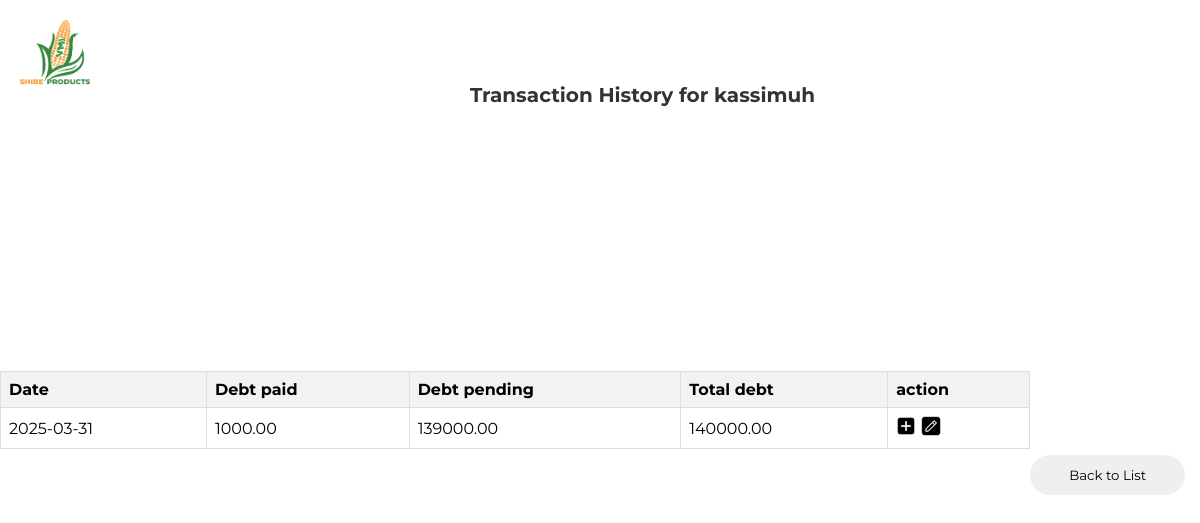
Screenshot of /debtors/30/history/ with the database file from the repository.
### ShibeApp/models.py (models this page shows, shortened)
class Debtor(models.Model):
   debtor_name = models.CharField(max_length=255, unique=True)
   debtor_phone = models.CharField(max_length=20, unique=True)
   date_created = models.DateTimeField(auto_now_add=True)
   class Meta:
      ordering = ('-date_created',)

class DebitorOrder(models.Model):
    debitor = models.ForeignKey(Debtor, on_delete=models.CASCADE)
    status = models.CharField(max_length=100, choices=[('Pending', 'Pending'), ('Completed', 'Completed')])
    total_price = models.DecimalField(max_digits=10, decimal_places=2, default='0.00')
    debt_paid = models.DecimalField(max_digits=10, decimal_places=2, default='0.00')
    debt_pending = models.DecimalField(max_digits=10, decimal_places=2, default='0.00')
    date_created = models.DateTimeField(auto_now_add=True)
    date_updated = models.DateTimeField(auto_now=True, null=True)
    class Meta:
        ordering = ('-date_updated', '-date_created')

### ShibeApp/views.py (the view)
# urls.py: path('debtors/<int:debtor_id>/history/', views.debtor_history, name='debtor_history'),
def debtor_history(request, debtor_id):
    debtor = get_object_or_404(Debtor, id=debtor_id)
    orders = DebitorOrder.objects.filter(debitor=debtor).order_by('-date_created')
    return render(request, 'debtor_history.html', {
        'debtor': debtor,
        'orders': orders
    })

### ShibeApp/templates/debtor_history.html (shortened to what this page needs)
{% extends 'base.html' %} {% load static %} {% block content %}
<div class="nav-logo">
  <a href="{% url 'ShibeApp:home'%}">
    <img src="{% static 'images/shibe.png' %}" alt="Shibe Product" />
  </a>
  <h2>Transaction History for {{ debtor.debtor_name }}</h2>
</div>
<table>
  <tr>
    <th>Date</th>
    <th>Debt paid</th>
    <th>Debt pending</th>
    <th>Total debt</th>
    <th>action</th>
  </tr>
  {% for order in orders %}
  <tr>
    <td>{{ order.date_created|date:"Y-m-d" }}</td>
    <td>{{ order.debt_paid }}</td>
    <td>{{ order.debt_pending }}</td>
    <td>{{ order.total_price }}</td>
    <td>
      <div class="icon-container">
        <a
          href="{% url 'ShibeApp:add_indv' order.debitor.id %}"
          class="add-link"
        >
          <img
            src="{% static 'images/add_icon.png' %}"
            alt="add"
            class="icon"
          />
        </a>
        <a
          class="edit-link"
          data-order-id="{{ order.id }}"
          style="cursor: pointer"
        >
          <img
            src="{% static 'images/edit_icon.png' %}"
            alt="Edit"
            style="width: 20px; height: 20px"
          />
        </a>
      </div>
    </td>
  </tr>
  {% endfor %}
</table>
<button
  style="
    margin-top: 150px;
    margin-right: 15px;
    width: 15%;
    height: 40px;
    border-radius: 30px;
    border: none;
    font-family: 'Montserrat', Arial, sans-serif;
  "
>
  <a
    href="{% url 'ShibeApp:list_debtors' %}"
    style="text-decoration: none; color: black"
    >Back to List</a
  >
</button>
{% endblock %}

### ShibeApp/static/css/styles.css (style rules this page uses)
* { margin: 0; padding: 0; box-sizing: border-box; font-family: "Montserrat", sans-serif; }
.nav-logo { color: rgb(8, 99, 27); font-size: 18px; font-weight: 500; }
.nav-logo img { max-width: 100%; height: auto; }
body { display: flex; justify-content: center; align-items: center; height: 100vh; background: white; }

### ShibeApp/templates/debtor_history.html (style rules this page uses)
table { width: 100%; border-collapse: collapse; }
.icon { cursor: pointer; margin-right: 5px; }
.icon-container { display: flex; align-items: center; }
.icon-container img { width: 20px; height: 20px; }
th, td { border: 1px solid #ddd; padding: 8px; text-align: left; word-wrap: break-word; }
th { background-color: #f2f2f2; }
.nav-logo { position: absolute; top: 20px; left: 20px; z-index: 1000; }
h2 { color: #333; text-align: center; margin-top: -12px; margin-left: 450px; font-size: 20px; }
.nav-logo img { width: 70px; height: 70px; cursor: pointer; margin: 0; }
table { margin-top: 20px; }

### rows the page displays
Debtor: debtor_name "kassimuh"
DebitorOrder: date_created "2025-03-31", debt_paid "1000.00", debt_pending "139000.00", total_price "140000.00"
